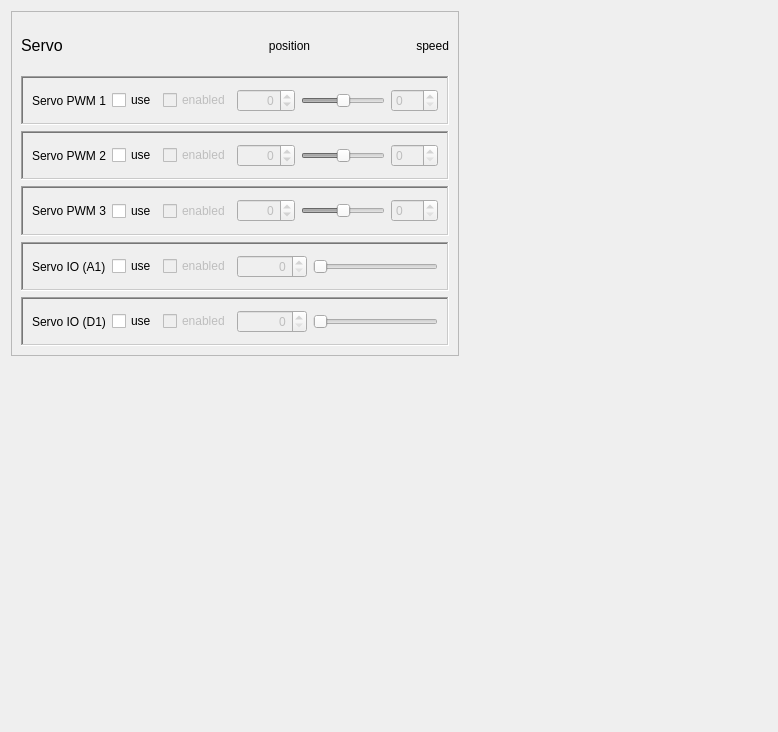
       <widget class="QWidget" name="tab_servo">
        <attribute name="title">
         <string>Servo</string>
        </attribute>
        <layout class="QGridLayout" name="gridLayout_20">
         <item row="0" column="0">
          <widget class="QFrame" name="frame_13">
           <property name="frameShape">
            <enum>QFrame::StyledPanel</enum>
           </property>
           <property name="frameShadow">
            <enum>QFrame::Raised</enum>
           </property>
           <layout class="QGridLayout" name="gridLayout_19">
            <item row="0" column="0">
             <widget class="QLabel" name="label_38">
              <property name="font">
               <font>
                <pointsize>12</pointsize>
               </font>
              </property>
              <property name="text">
               <string>Servo</string>
              </property>
             </widget>
            </item>
            <item row="1" column="0" colspan="4">
             <widget class="QFrame" name="frame_15">
              <property name="frameShape">
               <enum>QFrame::WinPanel</enum>
              </property>
              <property name="frameShadow">
               <enum>QFrame::Sunken</enum>
              </property>
              <layout class="QGridLayout" name="gridLayout_3">
               <item row="0" column="2">
                <widget class="QCheckBox" name="checkBox_servo1_use">
                 <property name="toolTip">
                  <string>Manuel control from this GUI</string>
                 </property>
                 <property name="text">
                  <string>use</string>
                 </property>
                </widget>
               </item>
               <item row="0" column="6" colspan="2">
                <widget class="QSlider" name="horizontalSlider_servo1">
                 <property name="enabled">
                  <bool>false</bool>
                 </property>
                 <property name="minimum">
                  <number>-1000</number>
                 </property>
                 <property name="maximum">
                  <number>1000</number>
                 </property>
                 <property name="singleStep">
                  <number>10</number>
                 </property>
                 <property name="pageStep">
                  <number>100</number>
                 </property>
                 <property name="orientation">
                  <enum>Qt::Horizontal</enum>
                 </property>
                </widget>
               </item>
               <item row="0" column="5">
                <widget class="QSpinBox" name="servo_value_1">
                 <property name="enabled">
                  <bool>false</bool>
                 </property>
                 <property name="sizePolicy">
                  <sizepolicy hsizetype="Expanding" vsizetype="Fixed">
                   <horstretch>0</horstretch>
                   <verstretch>0</verstretch>
                  </sizepolicy>
                 </property>
                 <property name="maximumSize">
                  <size>
                   <width>70</width>
                   <height>16777215</height>
                  </size>
                 </property>
                 <property name="toolTip">
                  <string>&lt;html&gt;&lt;head/&gt;&lt;body&gt;&lt;p&gt;Servo value in a -500 to 500 scale for 1 - 2 ms. &lt;/p&gt;&lt;p&gt;Allowed values are -1000 to + 1000.&lt;/p&gt;&lt;/body&gt;&lt;/html&gt;</string>
                 </property>
                 <property name="alignment">
                  <set>Qt::AlignRight|Qt::AlignTrailing|Qt::AlignVCenter</set>
                 </property>
                 <property name="minimum">
                  <number>-1050</number>
                 </property>
                 <property name="maximum">
                  <number>1050</number>
                 </property>
                 <property name="singleStep">
                  <number>1</number>
                 </property>
                </widget>
               </item>
               <item row="0" column="8">
                <widget class="QSpinBox" name="servo1_vel">
                 <property name="enabled">
                  <bool>false</bool>
                 </property>
                 <property name="toolTip">
                  <string>&lt;html&gt;&lt;head/&gt;&lt;body&gt;&lt;p&gt;Servo velocity&lt;br/&gt;Range is -1000 to + 1000&lt;br/&gt;0 is full speed&lt;br/&gt;1 is 1 value in one second (extreemly slow)&lt;br/&gt;50 is 50 values in 1 second (slow)&lt;br/&gt;300 is 300 values in 1 second (moderate) - 6 seconds side to side&lt;br/&gt;999 is max controlled speed - 2 seconds side to side&lt;/p&gt;&lt;/body&gt;&lt;/html&gt;</string>
                 </property>
                 <property name="maximum">
                  <number>999</number>
                 </property>
                </widget>
               </item>
               <item row="0" column="3" colspan="2">
                <widget class="QCheckBox" name="checkBox_servo1">
                 <property name="enabled">
                  <bool>false</bool>
                 </property>
                 <property name="toolTip">
                  <string>&lt;html&gt;&lt;head/&gt;&lt;body&gt;&lt;p&gt;Check to start servo control&lt;/p&gt;&lt;/body&gt;&lt;/html&gt;</string>
                 </property>
                 <property name="text">
                  <string>enabled</string>
                 </property>
                </widget>
               </item>
               <item row="0" column="0" colspan="2">
                <widget class="QLabel" name="label_servo_1">
                 <property name="text">
                  <string>Servo PWM 1</string>
                 </property>
                </widget>
               </item>
              </layout>
             </widget>
            </item>
            <item row="2" column="0" colspan="4">
             <widget class="QFrame" name="frame_17">
              <property name="frameShape">
               <enum>QFrame::WinPanel</enum>
              </property>
              <property name="frameShadow">
               <enum>QFrame::Sunken</enum>
              </property>
              <layout class="QHBoxLayout" name="horizontalLayout_6">
               <item>
                <widget class="QLabel" name="label_servo_2">
                 <property name="text">
                  <string>Servo PWM 2</string>
                 </property>
                </widget>
               </item>
               <item>
                <widget class="QCheckBox" name="checkBox_servo2_use">
                 <property name="toolTip">
                  <string>Manuel control from this GUI</string>
                 </property>
                 <property name="text">
                  <string>use</string>
                 </property>
                </widget>
               </item>
               <item>
                <widget class="QCheckBox" name="checkBox_servo2">
                 <property name="enabled">
                  <bool>false</bool>
                 </property>
                 <property name="toolTip">
                  <string>Check to start servo control</string>
                 </property>
                 <property name="text">
                  <string>enabled</string>
                 </property>
                </widget>
               </item>
               <item>
                <widget class="QSpinBox" name="servo_value_2">
                 <property name="enabled">
                  <bool>false</bool>
                 </property>
                 <property name="sizePolicy">
                  <sizepolicy hsizetype="Expanding" vsizetype="Fixed">
                   <horstretch>0</horstretch>
                   <verstretch>0</verstretch>
                  </sizepolicy>
                 </property>
                 <property name="maximumSize">
                  <size>
                   <width>70</width>
                   <height>16777215</height>
                  </size>
                 </property>
                 <property name="toolTip">
                  <string>Servo position -1000 to 1000</string>
                 </property>
                 <property name="alignment">
                  <set>Qt::AlignRight|Qt::AlignTrailing|Qt::AlignVCenter</set>
                 </property>
                 <property name="minimum">
                  <number>-1050</number>
                 </property>
                 <property name="maximum">
                  <number>1050</number>
                 </property>
                 <property name="singleStep">
                  <number>10</number>
                 </property>
                 <property name="value">
                  <number>0</number>
                 </property>
                </widget>
               </item>
               <item>
                <widget class="QSlider" name="horizontalSlider_servo2">
                 <property name="enabled">
                  <bool>false</bool>
                 </property>
                 <property name="minimum">
                  <number>-1000</number>
                 </property>
                 <property name="maximum">
                  <number>1000</number>
                 </property>
                 <property name="singleStep">
                  <number>10</number>
                 </property>
                 <property name="pageStep">
                  <number>100</number>
                 </property>
                 <property name="orientation">
                  <enum>Qt::Horizontal</enum>
                 </property>
                </widget>
               </item>
               <item>
                <widget class="QSpinBox" name="servo2_vel">
                 <property name="enabled">
                  <bool>false</bool>
                 </property>
                 <property name="toolTip">
                  <string>&lt;html&gt;&lt;head/&gt;&lt;body&gt;&lt;p&gt;Servo velocity&lt;br/&gt;Range is -1000 to + 1000&lt;br/&gt;0 is full speed&lt;br/&gt;1 is 1 value in one second (extreemly slow)&lt;br/&gt;50 is 50 values in 1 second (slow)&lt;br/&gt;300 is 300 values in 1 second (moderate) - 6 seconds side to side&lt;br/&gt;999 is max controlled speed - 2 seconds side to side&lt;/p&gt;&lt;/body&gt;&lt;/html&gt;</string>
                 </property>
                 <property name="maximum">
                  <number>999</number>
                 </property>
                </widget>
               </item>
              </layout>
             </widget>
            </item>
            <item row="3" column="0" colspan="4">
             <widget class="QFrame" name="frame_18">
              <property name="frameShape">
               <enum>QFrame::WinPanel</enum>
              </property>
              <property name="frameShadow">
               <enum>QFrame::Sunken</enum>
              </property>
              <layout class="QHBoxLayout" name="horizontalLayout_7">
               <item>
                <widget class="QLabel" name="label_servo_3">
                 <property name="text">
                  <string>Servo PWM 3</string>
                 </property>
                </widget>
               </item>
               <item>
                <widget class="QCheckBox" name="checkBox_servo3_use">
                 <property name="toolTip">
                  <string>Manuel control from this GUI</string>
                 </property>
                 <property name="text">
                  <string>use</string>
                 </property>
                </widget>
               </item>
               <item>
                <widget class="QCheckBox" name="checkBox_servo3">
                 <property name="enabled">
                  <bool>false</bool>
                 </property>
                 <property name="toolTip">
                  <string>Check to start servo control</string>
                 </property>
                 <property name="text">
                  <string>enabled</string>
                 </property>
                </widget>
               </item>
               <item>
                <widget class="QSpinBox" name="servo_value_3">
                 <property name="enabled">
                  <bool>false</bool>
                 </property>
                 <property name="sizePolicy">
                  <sizepolicy hsizetype="Expanding" vsizetype="Fixed">
                   <horstretch>0</horstretch>
                   <verstretch>0</verstretch>
                  </sizepolicy>
                 </property>
                 <property name="maximumSize">
                  <size>
                   <width>70</width>
                   <height>16777215</height>
                  </size>
                 </property>
                 <property name="toolTip">
                  <string>Servo position -1000 to 1000</string>
                 </property>
                 <property name="alignment">
                  <set>Qt::AlignRight|Qt::AlignTrailing|Qt::AlignVCenter</set>
                 </property>
                 <property name="minimum">
                  <number>-1050</number>
                 </property>
                 <property name="maximum">
                  <number>1050</number>
                 </property>
                 <property name="singleStep">
                  <number>10</number>
                 </property>
                </widget>
               </item>
               <item>
                <widget class="QSlider" name="horizontalSlider_servo3">
                 <property name="enabled">
                  <bool>false</bool>
                 </property>
                 <property name="toolTip">
                  <string>Servo position -1000 to 1000</string>
                 </property>
                 <property name="minimum">
                  <number>-1000</number>
                 </property>
                 <property name="maximum">
                  <number>1000</number>
                 </property>
                 <property name="singleStep">
                  <number>10</number>
                 </property>
                 <property name="pageStep">
                  <number>100</number>
                 </property>
                 <property name="orientation">
                  <enum>Qt::Horizontal</enum>
                 </property>
                </widget>
               </item>
               <item>
                <widget class="QSpinBox" name="servo3_vel">
                 <property name="enabled">
                  <bool>false</bool>
                 </property>
                 <property name="toolTip">
                  <string>&lt;html&gt;&lt;head/&gt;&lt;body&gt;&lt;p&gt;Servo velocity&lt;br/&gt;Range is -1000 to + 1000&lt;br/&gt;0 is full speed&lt;br/&gt;1 is 1 value in one second (extreemly slow)&lt;br/&gt;50 is 50 values in 1 second (slow)&lt;br/&gt;300 is 300 values in 1 second (moderate) - 6 seconds side to side&lt;br/&gt;999 is max controlled speed - 2 seconds side to side&lt;/p&gt;&lt;/body&gt;&lt;/html&gt;</string>
                 </property>
                 <property name="maximum">
                  <number>999</number>
                 </property>
                </widget>
               </item>
              </layout>
             </widget>
            </item>
            <item row="4" column="0" colspan="4">
             <widget class="QFrame" name="frame_19">
              <property name="toolTip">
               <string>NB! this control an analog value - not a servo</string>
              </property>
              <property name="frameShape">
               <enum>QFrame::WinPanel</enum>
              </property>
              <property name="frameShadow">
               <enum>QFrame::Sunken</enum>
              </property>
              <layout class="QHBoxLayout" name="horizontalLayout_8">
               <item>
                <widget class="QLabel" name="label_servo_4">
                 <property name="text">
                  <string>Servo IO (A1)</string>
                 </property>
                </widget>
               </item>
               <item>
                <widget class="QCheckBox" name="checkBox_servo4_use">
                 <property name="toolTip">
                  <string>Manuel control from this GUI</string>
                 </property>
                 <property name="text">
                  <string>use</string>
                 </property>
                </widget>
               </item>
               <item>
                <widget class="QCheckBox" name="checkBox_servo4">
                 <property name="enabled">
                  <bool>false</bool>
                 </property>
                 <property name="toolTip">
                  <string>Set pin as output</string>
                 </property>
                 <property name="text">
                  <string>enabled</string>
                 </property>
                </widget>
               </item>
               <item>
                <widget class="QSpinBox" name="servo_value_4">
                 <property name="enabled">
                  <bool>false</bool>
                 </property>
                 <property name="sizePolicy">
                  <sizepolicy hsizetype="Expanding" vsizetype="Fixed">
                   <horstretch>0</horstretch>
                   <verstretch>0</verstretch>
                  </sizepolicy>
                 </property>
                 <property name="maximumSize">
                  <size>
                   <width>70</width>
                   <height>16777215</height>
                  </size>
                 </property>
                 <property name="toolTip">
                  <string>Analog value from 0 to 4095</string>
                 </property>
                 <property name="alignment">
                  <set>Qt::AlignRight|Qt::AlignTrailing|Qt::AlignVCenter</set>
                 </property>
                 <property name="minimum">
                  <number>0</number>
                 </property>
                 <property name="maximum">
                  <number>4096</number>
                 </property>
                </widget>
               </item>
               <item>
                <widget class="QSlider" name="horizontalSlider_servo4">
                 <property name="enabled">
                  <bool>false</bool>
                 </property>
                 <property name="toolTip">
                  <string>Analog value from 0 to 4095</string>
                 </property>
                 <property name="minimum">
                  <number>0</number>
                 </property>
                 <property name="maximum">
                  <number>4096</number>
                 </property>
                 <property name="singleStep">
                  <number>10</number>
                 </property>
                 <property name="pageStep">
                  <number>100</number>
                 </property>
                 <property name="orientation">
                  <enum>Qt::Horizontal</enum>
                 </property>
                </widget>
               </item>
              </layout>
             </widget>
            </item>
            <item row="5" column="0" colspan="4">
             <widget class="QFrame" name="frame_20">
              <property name="toolTip">
               <string>NB! this control a digital pin - not a servo</string>
              </property>
              <property name="frameShape">
               <enum>QFrame::WinPanel</enum>
              </property>
              <property name="frameShadow">
               <enum>QFrame::Sunken</enum>
              </property>
              <layout class="QHBoxLayout" name="horizontalLayout_9">
               <item>
                <widget class="QLabel" name="label_servo_5">
                 <property name="text">
                  <string>Servo IO (D1)</string>
                 </property>
                </widget>
               </item>
               <item>
                <widget class="QCheckBox" name="checkBox_servo5_use">
                 <property name="toolTip">
                  <string>Manuel control from this GUI</string>
                 </property>
                 <property name="text">
                  <string>use</string>
                 </property>
                </widget>
               </item>
               <item>
                <widget class="QCheckBox" name="checkBox_servo5">
                 <property name="enabled">
                  <bool>false</bool>
                 </property>
                 <property name="toolTip">
                  <string>Set pin as output</string>
                 </property>
                 <property name="text">
                  <string>enabled</string>
                 </property>
                </widget>
               </item>
               <item>
                <widget class="QSpinBox" name="servo_value_5">
                 <property name="enabled">
                  <bool>false</bool>
                 </property>
                 <property name="sizePolicy">
                  <sizepolicy hsizetype="Expanding" vsizetype="Fixed">
                   <horstretch>0</horstretch>
                   <verstretch>0</verstretch>
                  </sizepolicy>
                 </property>
                 <property name="maximumSize">
                  <size>
                   <width>70</width>
                   <height>16777215</height>
                  </size>
                 </property>
                 <property name="toolTip">
                  <string>Digital value 0 or 1</string>
                 </property>
                 <property name="alignment">
                  <set>Qt::AlignRight|Qt::AlignTrailing|Qt::AlignVCenter</set>
                 </property>
                 <property name="maximum">
                  <number>1</number>
                 </property>
                </widget>
               </item>
               <item>
                <widget class="QSlider" name="horizontalSlider_servo5">
                 <property name="enabled">
                  <bool>false</bool>
                 </property>
                 <property name="toolTip">
                  <string>Digital value 0 or 1</string>
                 </property>
                 <property name="minimum">
                  <number>0</number>
                 </property>
                 <property name="maximum">
                  <number>1</number>
                 </property>
                 <property name="singleStep">
                  <number>1</number>
                 </property>
                 <property name="pageStep">
                  <number>1</number>
                 </property>
                 <property name="value">
                  <number>0</number>
                 </property>
                 <property name="orientation">
                  <enum>Qt::Horizontal</enum>
                 </property>
                </widget>
               </item>
              </layout>
             </widget>
            </item>
            <item row="0" column="2">
             <widget class="QLabel" name="label_54">
              <property name="text">
               <string>position</string>
              </property>
              <property name="alignment">
               <set>Qt::AlignCenter</set>
              </property>
             </widget>
            </item>
            <item row="0" column="3">
             <widget class="QLabel" name="label_56">
              <property name="toolTip">
               <string>0=full speed.</string>
              </property>
              <property name="text">
               <string>speed</string>
              </property>
              <property name="alignment">
               <set>Qt::AlignRight|Qt::AlignTrailing|Qt::AlignVCenter</set>
              </property>
             </widget>
            </item>
           </layout>
          </widget>
         </item>
         <item row="0" column="1">
          <spacer name="horizontalSpacer_11">
           <property name="orientation">
            <enum>Qt::Horizontal</enum>
           </property>
           <property name="sizeHint" stdset="0">
            <size>
             <width>308</width>
             <height>345</height>
            </size>
           </property>
          </spacer>
         </item>
         <item row="1" column="0">
          <spacer name="verticalSpacer_6">
           <property name="orientation">
            <enum>Qt::Vertical</enum>
           </property>
           <property name="sizeHint" stdset="0">
            <size>
             <width>20</width>
             <height>365</height>
            </size>
           </property>
          </spacer>
         </item>
        </layout>
       </widget>
